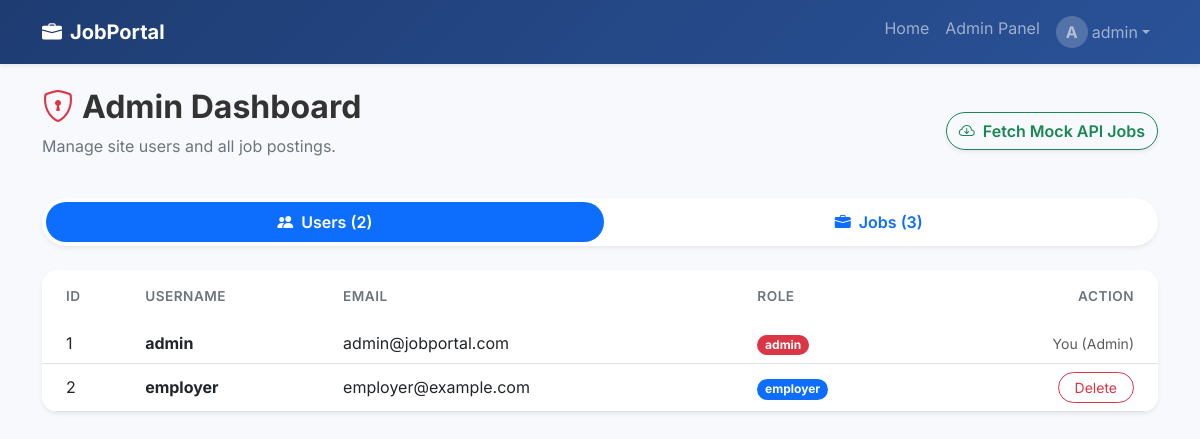
The app's page /dashboard/admin (signed in) with its own data.
### models.py (models this page shows)
class User(UserMixin, db.Model):
    id = db.Column(db.Integer, primary_key=True)
    username = db.Column(db.String(150), unique=True, nullable=False)
    email = db.Column(db.String(150), unique=True, nullable=False)
    password = db.Column(db.String(256), nullable=False)
    role = db.Column(db.String(50), nullable=False, default='seeker') # 'seeker', 'employer', 'admin'
    jobs = db.relationship('JobListing', backref='employer', lazy=True)
    applications = db.relationship('Application', backref='applicant', lazy=True)

### app.py (the view)
@app.route('/dashboard/admin')
@login_required
@role_required('admin')
def admin_dashboard():
    users = User.query.all()
    jobs = JobListing.query.all()
    return render_template('admin/dashboard.html', users=users, jobs=jobs)

### app.py (called while the page is built)
@login_manager.user_loader
def load_user(user_id):
    return User.query.get(int(user_id))

def role_required(role):
    def decorator(f):
        @wraps(f)
        def decorated_function(*args, **kwargs):
            if not current_user.is_authenticated or current_user.role != role:
                flash(f'Access denied. You must be an {role} to view this page.', 'danger')
                return redirect(url_for('index'))
            return f(*args, **kwargs)
        return decorated_function
    return decorator

@app.context_processor
def inject_user():
    return dict(current_user=current_user)

### templates/admin/dashboard.html (shortened to what this page needs)
{% extends 'base.html' %}
{% block content %}
<div class="d-flex justify-content-between align-items-center mb-4">
    <div>
        <h2 class="fw-bold"><i class="bi bi-shield-lock me-2 text-danger"></i>Admin Dashboard</h2>
        <p class="text-secondary">Manage site users and all job postings.</p>
    </div>
    <div>
        <a href="{{ url_for('fetch_jobs_api') }}" class="btn btn-outline-success rounded-pill fw-semibold shadow-sm"><i class="bi bi-cloud-arrow-down me-2"></i>Fetch Mock API Jobs</a>
    </div>
</div>
<ul class="nav nav-pills mb-4 nav-fill bg-white shadow-sm rounded-pill p-1">
  <li class="nav-item">
    <a class="nav-link active rounded-pill fw-semibold" id="users-tab" data-bs-toggle="pill" href="#users"><i class="bi bi-people-fill me-2"></i>Users ({{ users|length }})</a>
  </li>
  <li class="nav-item">
    <a class="nav-link rounded-pill fw-semibold" id="jobs-tab" data-bs-toggle="pill" href="#jobs"><i class="bi bi-briefcase-fill me-2"></i>Jobs ({{ jobs|length }})</a>
  </li>
</ul>
<div class="tab-content">
  <div class="tab-pane fade show active" id="users">
    <div class="card border-0 shadow-sm rounded-4 overflow-hidden">
        <div class="card-body p-0">
            <div class="table-responsive">
                <table class="table table-hover mb-0">
                    <thead class="bg-light">
                        <tr>
                            <th class="ps-4 border-0 py-3">ID</th>
                            <th class="border-0 py-3">Username</th>
                            <th class="border-0 py-3">Email</th>
                            <th class="border-0 py-3">Role</th>
                            <th class="border-0 py-3 pe-4 text-end">Action</th>
                        </tr>
                    </thead>
                    <tbody>
                        {% for u in users %}
                        <tr>
                            <td class="ps-4">{{ u.id }}</td>
                            <td class="fw-bold">{{ u.username }}</td>
                            <td>{{ u.email }}</td>
                            <td>
                                {% if u.role == 'admin' %}
                                    <span class="badge bg-danger rounded-pill">{{ u.role }}</span>
                                {% elif u.role == 'employer' %}
                                    <span class="badge bg-primary rounded-pill">{{ u.role }}</span>
                                {% else %}
                                    <span class="badge bg-secondary rounded-pill">{{ u.role }}</span>
                                {% endif %}
                            </td>
                            <td class="pe-4 text-end">
                                {% if u.id != current_user.id %}
                                <form action="{{ url_for('delete_user', user_id=u.id) }}" method="POST" class="d-inline">
                                    <button type="submit" class="btn btn-sm btn-outline-danger rounded-pill px-3" onclick="return confirm('Delete this user completely?')">Delete</button>
                                </form>
                                {% else %}
                                <span class="text-muted small">You (Admin)</span>
                                {% endif %}
                            </td>
                        </tr>
                        {% endfor %}
                    </tbody>
                </table>
            </div>
        </div>
    </div>
  </div>
</div>
{% endblock %}

### templates/base.html (shortened to what this page needs)
<!DOCTYPE html>
<html lang="en">
<head>
    <link href="https://cdn.jsdelivr.net/npm/bootstrap@5.3.0/dist/css/bootstrap.min.css" rel="stylesheet">
    <link rel="stylesheet" href="https://cdn.jsdelivr.net/npm/bootstrap-icons@1.10.5/font/bootstrap-icons.css">
    <link rel="stylesheet" href="{{ url_for('static', filename='style.css') }}">
</head>
<body>
<nav class="navbar navbar-expand-lg navbar-dark bg-primary shadow-sm glass-nav">
  <div class="container">
    <a class="navbar-brand fw-bold" href="{{ url_for('index') }}"><i class="bi bi-briefcase-fill me-2"></i>JobPortal</a>
    <div class="collapse navbar-collapse" id="navbarNav">
      <ul class="navbar-nav ms-auto">
        <li class="nav-item">
          <a class="nav-link" href="{{ url_for('index') }}">Home</a>
        </li>
        {% if current_user.is_authenticated %}
            <li class="nav-item">
                {% if current_user.role == 'employer' %}
                    <a class="nav-link" href="{{ url_for('employer_dashboard') }}">Dashboard</a>
                {% elif current_user.role == 'admin' %}
                    <a class="nav-link" href="{{ url_for('admin_dashboard') }}">Admin Panel</a>
                {% else %}
                    <a class="nav-link" href="{{ url_for('seeker_dashboard') }}">My Applications</a>
                {% endif %}
            </li>
            <li class="nav-item dropdown">
              <a class="nav-link dropdown-toggle d-flex align-items-center" href="#" id="userDropdown" role="button" data-bs-toggle="dropdown">
                 <div class="avatar-circle me-1">{{ current_user.username[0]|upper }}</div> {{ current_user.username }}
              </a>
            </li>
        {% endif %}
      </ul>
    </div>
  </div>
</nav>
<div class="container mt-4 mb-5 pb-5">
    {% block content %}{% endblock %}
</div>
</body>
</html>

### static/style.css (style rules this page uses)
body { font-family: 'Inter', sans-serif; background-color: #f8f9fc; color: #333; }
.glass-nav { background: linear-gradient(135deg, #1e3c72 0%, #2a5298 100%) !important; }
.avatar-circle { width: 32px; height: 32px; background-color: rgba(255,255,255,0.2); border-radius: 50%; display: flex; align-items: center; justify-content: center; font-weight: bold; }
.table th { font-weight: 600; color: #6c757d; text-transform: uppercase; font-size: 0.85rem; letter-spacing: 0.5px; }
.table td { vertical-align: middle; }

### records on screen
User: username "A", username "admin", id "1", email "admin@jobportal.com", role "admin", shows "You (Admin)"
User: id "2", username "employer", email "employer@example.com", role "employer"

### other values on screen
{{ users|length }} "2"
{{ jobs|length }} "3"
